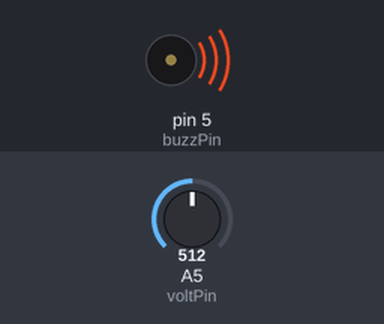
A sketch run on a simulated Arduino Uno, built with avr-gcc and run on an emulated ATmega328P. Parts: buzzer (waves = sounding). The inputs (shaded band) are chosen by the test bench; at power-on: A5 (voltPin) = 512.

Above: at 0.1 s.
Timing chart, 0 to 1.6 s (numbered marks = the images above):
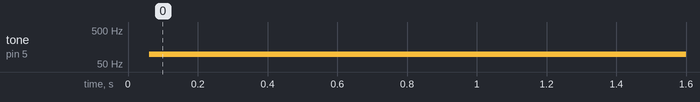

Measured:
- by itself, tone on pin 5 (buzzPin): silent → 98 Hz at 0.06 s

The sketch:

BuzzerPotentiometer.ino
```cpp
int buzzPin = 5;
int voltPin = A5;
int potVal;
int toneVal;
void setup() {
  // put your setup code here, to run once:
pinMode(buzzPin, OUTPUT);
pinMode(voltPin, INPUT);
Serial.begin(2000000);
}

void loop() {
  potVal = analogRead(voltPin);
  toneVal = (9940./1023.)*potVal+60;
  digitalWrite(buzzPin, HIGH);
  delayMicroseconds(toneVal);
  digitalWrite(buzzPin, LOW);
  delayMicroseconds(toneVal);
}
```
